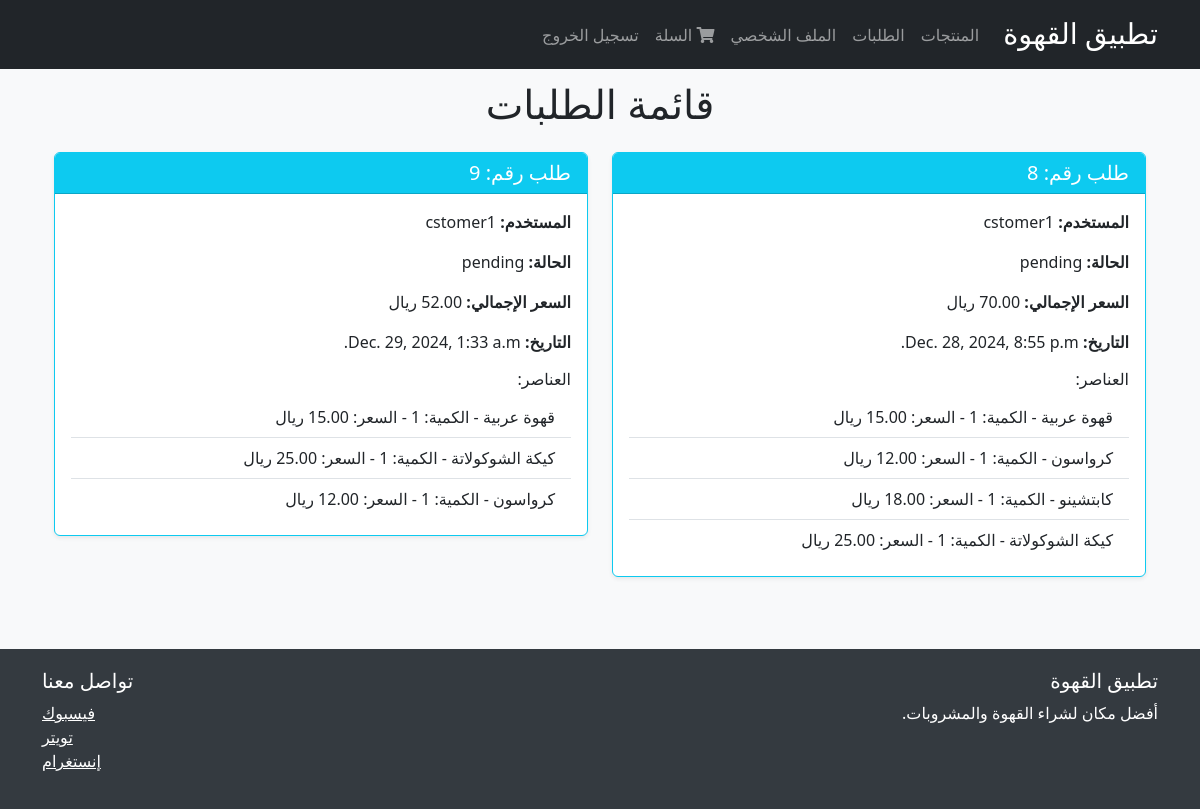
Page /orders/orders/ (signed in) on the committed database.
### orders/models.py (models this page shows, shortened)
class Order(models.Model):
    STATUS_CHOICES = [
        ('pending', 'قيد الانتظار'),
        ('processing', 'قيد التحضير'),
        ('completed', 'مكتمل'),
        ('cancelled', 'ملغي'),
    ]
    user = models.ForeignKey(User, on_delete=models.CASCADE)
    status = models.CharField(max_length=20, choices=STATUS_CHOICES, default='pending')
    created_at = models.DateTimeField(auto_now_add=True)
    updated_at = models.DateTimeField(auto_now=True)
    total_price = models.DecimalField(max_digits=10, decimal_places=2)

class OrderItem(models.Model):
    order = models.ForeignKey(Order, related_name='items', on_delete=models.CASCADE)
    product = models.ForeignKey(Product, on_delete=models.CASCADE)
    quantity = models.PositiveIntegerField()
    price = models.DecimalField(max_digits=10, decimal_places=2)  # سعر المنتج وقت الطلب

### products/models.py (models this page shows, shortened)
class Product(models.Model):
    CATEGORY_CHOICES = [
        ('drinks', 'مشروبات'),
        ('snacks', 'وجبات خفيفة'),
    ]
    name = models.CharField(max_length=255, verbose_name='اسم المنتج')
    description = models.TextField(verbose_name='وصف المنتج')
    price = models.DecimalField(max_digits=10, decimal_places=2, verbose_name='السعر')
    stock = models.IntegerField(verbose_name='الكمية المتوفرة')
    category = models.CharField(
        max_length=10,
        choices=CATEGORY_CHOICES,
        default='drinks',
        verbose_name='الفئة'
    )
    image = models.ImageField(upload_to='products/', null=True, blank=True, verbose_name='صورة المنتج')
    class Meta:
        verbose_name = 'منتج'
        verbose_name_plural = 'منتجات'
        ordering = ['category', 'name']

### orders/views.py (the view)
# urls.py: path('orders/', views.order_list, name='order_list'),
def order_list(request):
    if request.user.is_staff or request.user.is_superuser:
        orders = Order.objects.all()
    else:
        orders = Order.objects.filter(user=request.user)
    return render(request, 'orders/list.html', {'orders': orders})

### templates/orders/list.html (shortened to what this page needs)
{% extends 'base.html' %}
{% block content %}
<div class="container mt-4">
    <h1 class="my-4 text-center">قائمة الطلبات</h1>
    <div class="row">
        {% for order in orders %}
        <div class="col-md-6 mb-4">
            <div class="card border-info shadow-sm">
                <div class="card-header bg-info text-white">
                    <h5 class="card-title mb-0">طلب رقم: {{ order.id }}</h5>
                </div>
                <div class="card-body">
                    <p class="card-text"><strong>المستخدم:</strong> {{ order.user.username }}</p>
                    <p class="card-text"><strong>الحالة:</strong> {{ order.status }}</p>
                    <p class="card-text"><strong>السعر الإجمالي:</strong> {{ order.total_price }} ريال</p>
                    <p class="card-text"><strong>التاريخ:</strong> {{ order.created_at }}</p>
                    <h6 class="mt-3">العناصر:</h6>
                    <ul class="list-group list-group-flush">
                        {% for item in order.items.all %}
                        <li class="list-group-item">{{ item.product.name }} - الكمية: {{ item.quantity }} - السعر: {{ item.price }} ريال</li>
                        {% endfor %}
                    </ul>
                </div>
            </div>
        </div>
        {% endfor %}
    </div>
</div>
{% endblock %}

### templates/base.html (style rules this page uses)
body { padding-top: 56px; background-color: #f8f9fa; }

### rows in the picture
Order: id "8", user.username "cstomer1", status "pending", created_at "Dec. 28, 2024, 8:55 p.m."
OrderItem: product.name "قهوة عربية", quantity "1"
OrderItem: product.name "كرواسون", quantity "1"
OrderItem: product.name "كابتشينو", quantity "1"
OrderItem: product.name "كيكة الشوكولاتة"
Order: id "9", user.username "cstomer1", status "pending", created_at "Dec. 29, 2024, 1:33 a.m."
OrderItem: product.name "قهوة عربية", quantity "1"
OrderItem: product.name "كيكة الشوكولاتة"
OrderItem: product.name "كرواسون", quantity "1"
